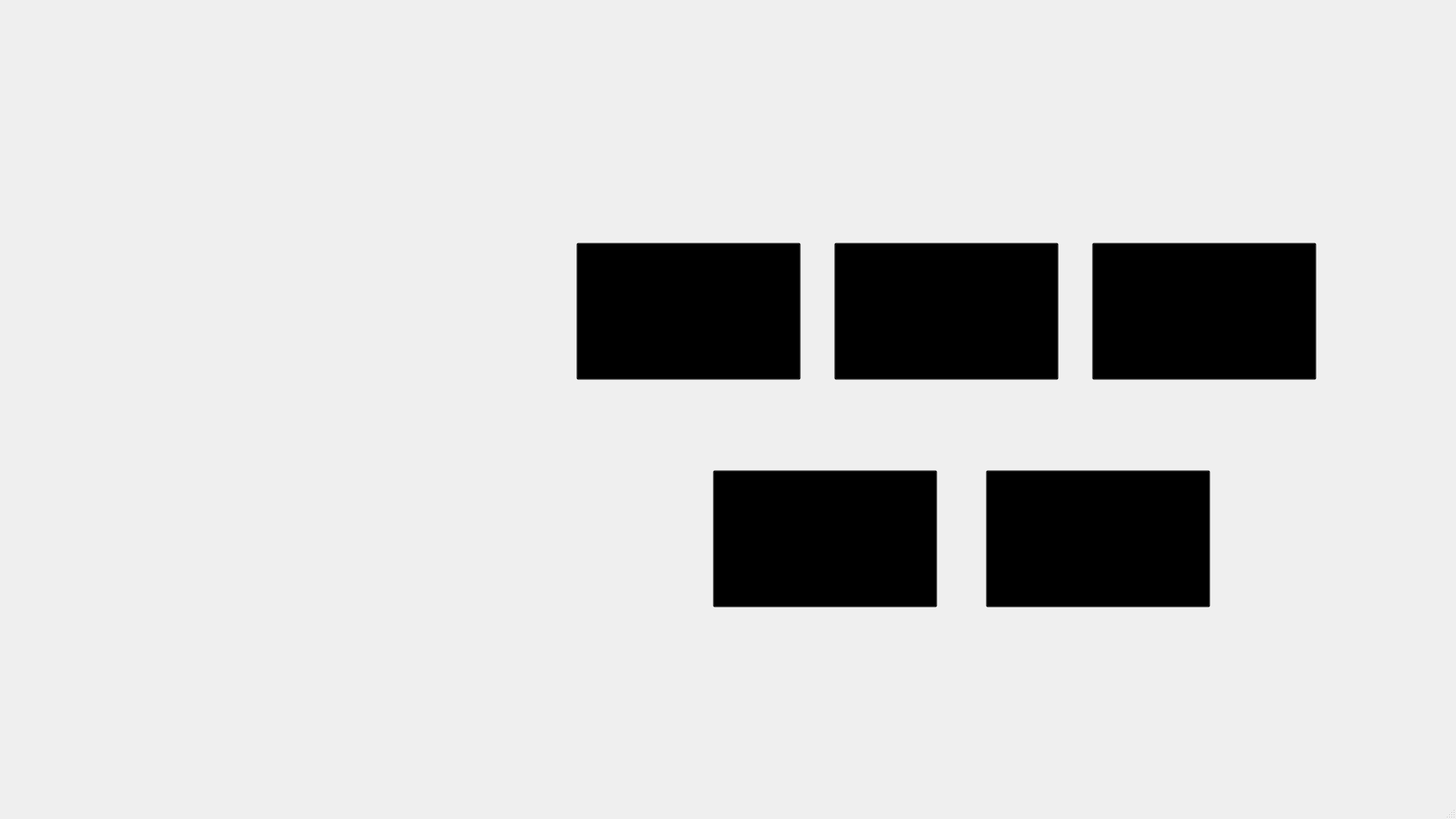
<?xml version="1.0" encoding="UTF-8"?>
<ui version="4.0">
 <class>Main_Menu</class>
 <widget class="QMainWindow" name="Main_Menu">
  <property name="geometry">
   <rect>
    <x>0</x>
    <y>0</y>
    <width>1920</width>
    <height>1080</height>
   </rect>
  </property>
  <property name="windowTitle">
   <string>MainMenu</string>
  </property>
  <property name="windowIcon">
   <iconset resource="vocab_pic1.qrc">
    <normaloff>:/image/Picture/cards.png</normaloff>:/image/Picture/cards.png</iconset>
  </property>
  <property name="styleSheet">
   <string notr="true">background-image: url(:/image/Picture/main_menu.jpg);</string>
  </property>
  <widget class="QWidget" name="centralwidget">
   <widget class="QPushButton" name="btn_AE">
    <property name="geometry">
     <rect>
      <x>760</x>
      <y>320</y>
      <width>296</width>
      <height>181</height>
     </rect>
    </property>
    <property name="styleSheet">
     <string notr="true">QPushButton{
	background:transparent;
	background-image: url(:/image/Picture/btn_ae.png);
}
QPushButton:pressed {
    background-color: #8DC68F;
}</string>
    </property>
    <property name="text">
     <string/>
    </property>
   </widget>
   <widget class="QPushButton" name="btn_FJ">
    <property name="geometry">
     <rect>
      <x>1100</x>
      <y>320</y>
      <width>296</width>
      <height>181</height>
     </rect>
    </property>
    <property name="styleSheet">
     <string notr="true">QPushButton{
	background:transparent;
	background-image: url(:/image/Picture/btn_fj.png);
}
QPushButton:pressed {
    background-color: #8DC68F;
}</string>
    </property>
    <property name="text">
     <string/>
    </property>
   </widget>
   <widget class="QPushButton" name="btn_KO">
    <property name="geometry">
     <rect>
      <x>1440</x>
      <y>320</y>
      <width>296</width>
      <height>181</height>
     </rect>
    </property>
    <property name="styleSheet">
     <string notr="true">QPushButton{
	background:transparent;
	background-image: url(:/image/Picture/btn_ko.png);
}
QPushButton:pressed {
    background-color: #8DC68F;
}</string>
    </property>
    <property name="text">
     <string/>
    </property>
   </widget>
   <widget class="QPushButton" name="btn_PT">
    <property name="geometry">
     <rect>
      <x>940</x>
      <y>620</y>
      <width>296</width>
      <height>181</height>
     </rect>
    </property>
    <property name="styleSheet">
     <string notr="true">QPushButton{
	background:transparent;
	background-image: url(:/image/Picture/btn_pt.png);
}
QPushButton:pressed {
    background-color: #8DC68F;
}</string>
    </property>
    <property name="text">
     <string/>
    </property>
   </widget>
   <widget class="QPushButton" name="btn_UZ">
    <property name="geometry">
     <rect>
      <x>1300</x>
      <y>620</y>
      <width>296</width>
      <height>181</height>
     </rect>
    </property>
    <property name="styleSheet">
     <string notr="true">QPushButton{
	background:transparent;
	background-image: url(:/image/Picture/btn_uz.png);
}
QPushButton:pressed {
    background-color: #8DC68F;
}</string>
    </property>
    <property name="text">
     <string/>
    </property>
   </widget>
  </widget>
  <widget class="QMenuBar" name="menubar">
   <property name="geometry">
    <rect>
     <x>0</x>
     <y>0</y>
     <width>1920</width>
     <height>26</height>
    </rect>
   </property>
  </widget>
  <widget class="QStatusBar" name="statusbar"/>
 </widget>
 <resources>
  <include location="vocab_pic1.qrc"/>
 </resources>
 <connections/>
</ui>
